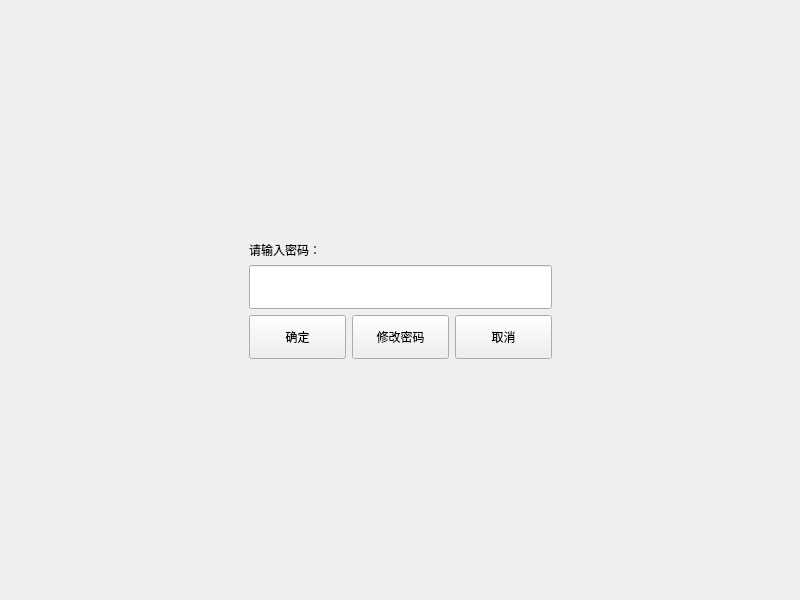
<?xml version="1.0" encoding="UTF-8"?>
<ui version="4.0">
 <class>System</class>
 <widget class="QWidget" name="System">
  <property name="geometry">
   <rect>
    <x>0</x>
    <y>0</y>
    <width>800</width>
    <height>600</height>
   </rect>
  </property>
  <property name="windowTitle">
   <string>Form</string>
  </property>
  <layout class="QVBoxLayout" name="verticalLayout_2">
   <property name="leftMargin">
    <number>0</number>
   </property>
   <property name="topMargin">
    <number>0</number>
   </property>
   <property name="rightMargin">
    <number>0</number>
   </property>
   <property name="bottomMargin">
    <number>0</number>
   </property>
   <item>
    <widget class="QStackedWidget" name="StackWinSyst">
     <property name="currentIndex">
      <number>1</number>
     </property>
     <widget class="QWidget" name="SystemPage">
      <widget class="QWidget" name="widget" native="true">
       <property name="geometry">
        <rect>
         <x>150</x>
         <y>170</y>
         <width>481</width>
         <height>210</height>
        </rect>
       </property>
       <layout class="QGridLayout" name="gridLayout">
        <item row="0" column="0">
         <widget class="QLabel" name="TextUser">
          <property name="text">
           <string>操作用户：</string>
          </property>
         </widget>
        </item>
        <item row="0" column="1">
         <widget class="QComboBox" name="BoxUser">
          <property name="sizePolicy">
           <sizepolicy hsizetype="Expanding" vsizetype="Expanding">
            <horstretch>0</horstretch>
            <verstretch>0</verstretch>
           </sizepolicy>
          </property>
          <property name="minimumSize">
           <size>
            <width>97</width>
            <height>44</height>
           </size>
          </property>
          <property name="font">
           <font>
            <pointsize>17</pointsize>
           </font>
          </property>
          <item>
           <property name="text">
            <string>操作员</string>
           </property>
          </item>
          <item>
           <property name="text">
            <string>管理员</string>
           </property>
          </item>
         </widget>
        </item>
        <item row="1" column="1">
         <widget class="QComboBox" name="BoxMode">
          <property name="sizePolicy">
           <sizepolicy hsizetype="Expanding" vsizetype="Expanding">
            <horstretch>0</horstretch>
            <verstretch>0</verstretch>
           </sizepolicy>
          </property>
          <property name="minimumSize">
           <size>
            <width>97</width>
            <height>44</height>
           </size>
          </property>
          <property name="font">
           <font>
            <pointsize>17</pointsize>
           </font>
          </property>
          <item>
           <property name="text">
            <string>按钮启动</string>
           </property>
          </item>
          <item>
           <property name="text">
            <string>脚踏启动</string>
           </property>
          </item>
          <item>
           <property name="text">
            <string>滑罩启动</string>
           </property>
          </item>
          <item>
           <property name="text">
            <string>网络启动</string>
           </property>
          </item>
         </widget>
        </item>
        <item row="2" column="0">
         <widget class="QLabel" name="TextStyle">
          <property name="text">
           <string>样式风格:</string>
          </property>
         </widget>
        </item>
        <item row="2" column="1">
         <widget class="QComboBox" name="BoxStyle">
          <property name="enabled">
           <bool>false</bool>
          </property>
          <property name="sizePolicy">
           <sizepolicy hsizetype="Expanding" vsizetype="Expanding">
            <horstretch>0</horstretch>
            <verstretch>0</verstretch>
           </sizepolicy>
          </property>
          <property name="minimumSize">
           <size>
            <width>97</width>
            <height>44</height>
           </size>
          </property>
          <item>
           <property name="text">
            <string>孔雀绿</string>
           </property>
          </item>
          <item>
           <property name="text">
            <string>濡雨蓝</string>
           </property>
          </item>
         </widget>
        </item>
        <item row="0" column="2" rowspan="3">
         <widget class="QTextBrowser" name="TextDebug"/>
        </item>
        <item row="1" column="0">
         <widget class="QLabel" name="TextMode">
          <property name="styleSheet">
           <string notr="true"/>
          </property>
          <property name="text">
           <string>启动方式：</string>
          </property>
         </widget>
        </item>
        <item row="3" column="2">
         <widget class="QPushButton" name="BtnExit">
          <property name="minimumSize">
           <size>
            <width>97</width>
            <height>44</height>
           </size>
          </property>
          <property name="text">
           <string>返回</string>
          </property>
         </widget>
        </item>
       </layout>
      </widget>
     </widget>
     <widget class="QWidget" name="PasswordPage">
      <layout class="QVBoxLayout" name="verticalLayout">
       <item>
        <widget class="QWidget" name="Password" native="true">
         <layout class="QGridLayout" name="gridLayout_2">
          <item row="3" column="0">
           <spacer name="horizontalSpacer">
            <property name="orientation">
             <enum>Qt::Horizontal</enum>
            </property>
            <property name="sizeHint" stdset="0">
             <size>
              <width>40</width>
              <height>20</height>
             </size>
            </property>
           </spacer>
          </item>
          <item row="2" column="1" colspan="3">
           <widget class="QLineEdit" name="EditPassword">
            <property name="minimumSize">
             <size>
              <width>0</width>
              <height>44</height>
             </size>
            </property>
            <property name="focusPolicy">
             <enum>Qt::StrongFocus</enum>
            </property>
            <property name="text">
             <string/>
            </property>
            <property name="echoMode">
             <enum>QLineEdit::Password</enum>
            </property>
           </widget>
          </item>
          <item row="3" column="2">
           <widget class="QPushButton" name="BtnPassword">
            <property name="minimumSize">
             <size>
              <width>97</width>
              <height>44</height>
             </size>
            </property>
            <property name="text">
             <string>修改密码</string>
            </property>
           </widget>
          </item>
          <item row="3" column="1">
           <widget class="QPushButton" name="BtnOk">
            <property name="minimumSize">
             <size>
              <width>97</width>
              <height>44</height>
             </size>
            </property>
            <property name="text">
             <string>确定</string>
            </property>
           </widget>
          </item>
          <item row="3" column="3">
           <widget class="QPushButton" name="BtnCancel">
            <property name="minimumSize">
             <size>
              <width>97</width>
              <height>44</height>
             </size>
            </property>
            <property name="text">
             <string>取消</string>
            </property>
           </widget>
          </item>
          <item row="1" column="1" colspan="3">
           <widget class="QLabel" name="TextPassword">
            <property name="text">
             <string>请输入密码：</string>
            </property>
           </widget>
          </item>
          <item row="4" column="2">
           <spacer name="verticalSpacer_2">
            <property name="orientation">
             <enum>Qt::Vertical</enum>
            </property>
            <property name="sizeHint" stdset="0">
             <size>
              <width>20</width>
              <height>40</height>
             </size>
            </property>
           </spacer>
          </item>
          <item row="3" column="4">
           <spacer name="horizontalSpacer_2">
            <property name="orientation">
             <enum>Qt::Horizontal</enum>
            </property>
            <property name="sizeHint" stdset="0">
             <size>
              <width>40</width>
              <height>20</height>
             </size>
            </property>
           </spacer>
          </item>
          <item row="0" column="1" colspan="3">
           <spacer name="verticalSpacer">
            <property name="orientation">
             <enum>Qt::Vertical</enum>
            </property>
            <property name="sizeHint" stdset="0">
             <size>
              <width>20</width>
              <height>40</height>
             </size>
            </property>
           </spacer>
          </item>
         </layout>
        </widget>
       </item>
      </layout>
     </widget>
     <widget class="QWidget" name="page_3">
      <layout class="QGridLayout" name="gridLayout_4">
       <item row="2" column="1">
        <spacer name="verticalSpacer_4">
         <property name="orientation">
          <enum>Qt::Vertical</enum>
         </property>
         <property name="sizeHint" stdset="0">
          <size>
           <width>20</width>
           <height>40</height>
          </size>
         </property>
        </spacer>
       </item>
       <item row="0" column="1">
        <spacer name="verticalSpacer_3">
         <property name="orientation">
          <enum>Qt::Vertical</enum>
         </property>
         <property name="sizeHint" stdset="0">
          <size>
           <width>20</width>
           <height>40</height>
          </size>
         </property>
        </spacer>
       </item>
       <item row="1" column="0">
        <spacer name="horizontalSpacer_3">
         <property name="orientation">
          <enum>Qt::Horizontal</enum>
         </property>
         <property name="sizeHint" stdset="0">
          <size>
           <width>40</width>
           <height>20</height>
          </size>
         </property>
        </spacer>
       </item>
       <item row="1" column="2">
        <spacer name="horizontalSpacer_4">
         <property name="orientation">
          <enum>Qt::Horizontal</enum>
         </property>
         <property name="sizeHint" stdset="0">
          <size>
           <width>40</width>
           <height>20</height>
          </size>
         </property>
        </spacer>
       </item>
       <item row="1" column="1">
        <widget class="QWidget" name="widget_2" native="true">
         <layout class="QGridLayout" name="gridLayout_3">
          <item row="0" column="0" colspan="2">
           <widget class="QLabel" name="TextPwdOld">
            <property name="sizePolicy">
             <sizepolicy hsizetype="Expanding" vsizetype="Preferred">
              <horstretch>0</horstretch>
              <verstretch>0</verstretch>
             </sizepolicy>
            </property>
            <property name="text">
             <string>请输入原始密码：</string>
            </property>
           </widget>
          </item>
          <item row="1" column="0" colspan="2">
           <widget class="QLineEdit" name="EditPwdOld">
            <property name="sizePolicy">
             <sizepolicy hsizetype="Expanding" vsizetype="Expanding">
              <horstretch>0</horstretch>
              <verstretch>0</verstretch>
             </sizepolicy>
            </property>
            <property name="minimumSize">
             <size>
              <width>0</width>
              <height>44</height>
             </size>
            </property>
            <property name="focusPolicy">
             <enum>Qt::ClickFocus</enum>
            </property>
            <property name="text">
             <string/>
            </property>
            <property name="echoMode">
             <enum>QLineEdit::Password</enum>
            </property>
           </widget>
          </item>
          <item row="2" column="0" colspan="2">
           <widget class="QLabel" name="TextPwdNew">
            <property name="sizePolicy">
             <sizepolicy hsizetype="Expanding" vsizetype="Preferred">
              <horstretch>0</horstretch>
              <verstretch>0</verstretch>
             </sizepolicy>
            </property>
            <property name="text">
             <string>请输入新密码：</string>
            </property>
           </widget>
          </item>
          <item row="3" column="0" colspan="2">
           <widget class="QLineEdit" name="EditPwdNew">
            <property name="sizePolicy">
             <sizepolicy hsizetype="Expanding" vsizetype="Expanding">
              <horstretch>0</horstretch>
              <verstretch>0</verstretch>
             </sizepolicy>
            </property>
            <property name="minimumSize">
             <size>
              <width>0</width>
              <height>44</height>
             </size>
            </property>
            <property name="focusPolicy">
             <enum>Qt::ClickFocus</enum>
            </property>
            <property name="text">
             <string/>
            </property>
            <property name="echoMode">
             <enum>QLineEdit::Password</enum>
            </property>
           </widget>
          </item>
          <item row="4" column="0" colspan="2">
           <widget class="QLabel" name="TextPwdNewR">
            <property name="sizePolicy">
             <sizepolicy hsizetype="Expanding" vsizetype="Preferred">
              <horstretch>0</horstretch>
              <verstretch>0</verstretch>
             </sizepolicy>
            </property>
            <property name="text">
             <string>请再次输入新密码：</string>
            </property>
           </widget>
          </item>
          <item row="5" column="0" colspan="2">
           <widget class="QLineEdit" name="EditPwdNewR">
            <property name="sizePolicy">
             <sizepolicy hsizetype="Expanding" vsizetype="Expanding">
              <horstretch>0</horstretch>
              <verstretch>0</verstretch>
             </sizepolicy>
            </property>
            <property name="minimumSize">
             <size>
              <width>0</width>
              <height>44</height>
             </size>
            </property>
            <property name="focusPolicy">
             <enum>Qt::ClickFocus</enum>
            </property>
            <property name="text">
             <string/>
            </property>
            <property name="echoMode">
             <enum>QLineEdit::Password</enum>
            </property>
           </widget>
          </item>
          <item row="6" column="0">
           <widget class="QPushButton" name="BtnSystPasswordOK">
            <property name="sizePolicy">
             <sizepolicy hsizetype="Expanding" vsizetype="Expanding">
              <horstretch>0</horstretch>
              <verstretch>0</verstretch>
             </sizepolicy>
            </property>
            <property name="minimumSize">
             <size>
              <width>97</width>
              <height>44</height>
             </size>
            </property>
            <property name="text">
             <string>确认修改</string>
            </property>
           </widget>
          </item>
          <item row="6" column="1">
           <widget class="QPushButton" name="BtnSystPasswordExit">
            <property name="sizePolicy">
             <sizepolicy hsizetype="Expanding" vsizetype="Expanding">
              <horstretch>0</horstretch>
              <verstretch>0</verstretch>
             </sizepolicy>
            </property>
            <property name="minimumSize">
             <size>
              <width>97</width>
              <height>44</height>
             </size>
            </property>
            <property name="text">
             <string>返回</string>
            </property>
           </widget>
          </item>
         </layout>
        </widget>
       </item>
      </layout>
     </widget>
    </widget>
   </item>
  </layout>
 </widget>
 <resources/>
 <connections/>
</ui>
